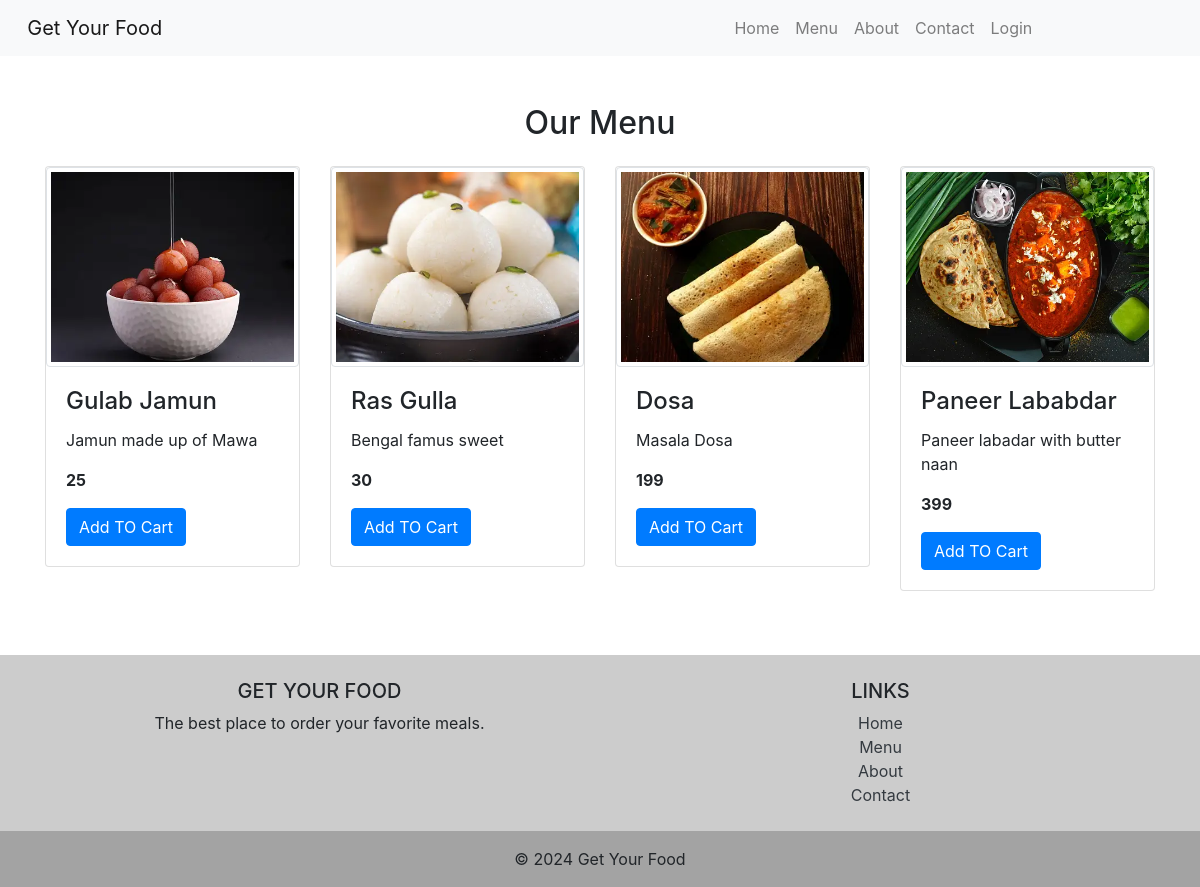
The app's page /menu/ with its own data.
### ajax_app/models.py (models this page shows, shortened)
class Product(models.Model):
    name = models.CharField(max_length=100)
    price = models.IntegerField(default=0)
    description = models.CharField(max_length=100)
    image = models.ImageField(upload_to='images/')
    category = models.ForeignKey(Category, on_delete=models.CASCADE)
    class Meta:
        ordering = ['category']

### ajax_app/views.py (the view)
# urls.py: path('menu/', MenuView.as_view(), name='menu'),
class MenuView(generic.TemplateView):
    template_name = "menu.html"
    def get_context_data(self, **kwargs):
        context = super().get_context_data(**kwargs)
        context['products'] = Product.objects.all()
        return context

### ajax_app/templates/menu.html (shortened to what this page needs)
{% extends 'base.html' %}
{% block content %}
<div class="container my-5">
    <h2 class="text-center mb-4">Our Menu</h2>
    <div class='row'>
    {% for product in products %}
        <div class="col-md-3 mb-3">
            <div class="card">
                <img class="img-thumbnail fixed-size-img" src="{{product.image.url}}" class="card-img-top" alt="...">
                <div class="card-body">
                    <h4 class="card-title">{{product.name}}</h4>
                    <p class="card-text">{{product.description}}</p>
                    <p class="card-text"><strong>{{product.price}}</strong></p>
                    <form class="cart_form" data-product-id="{{product.id}}">
                        <button type='submit' class="btn btn-primary">Add TO Cart</button>
                    </form>
                </div>
            </div>
        </div>
    {% endfor %}
    </div>
</div>
{% endblock %}

### ajax_app/static/ajax_app/style.css (style rules this page uses)
.fixed-size-img { width: 100%; height: 200px; object-fit: cover; }

### records on screen
Product: image (picture), name "Gulab Jamun", description "Jamun made up of Mawa", price "25"
Product: image (picture), name "Ras Gulla", description "Bengal famus sweet", price "30"
Product: image (picture), name "Dosa", description "Masala Dosa", price "199"
Product: image (picture), name "Paneer Lababdar", description "Paneer labadar with butter naan", price "399"
